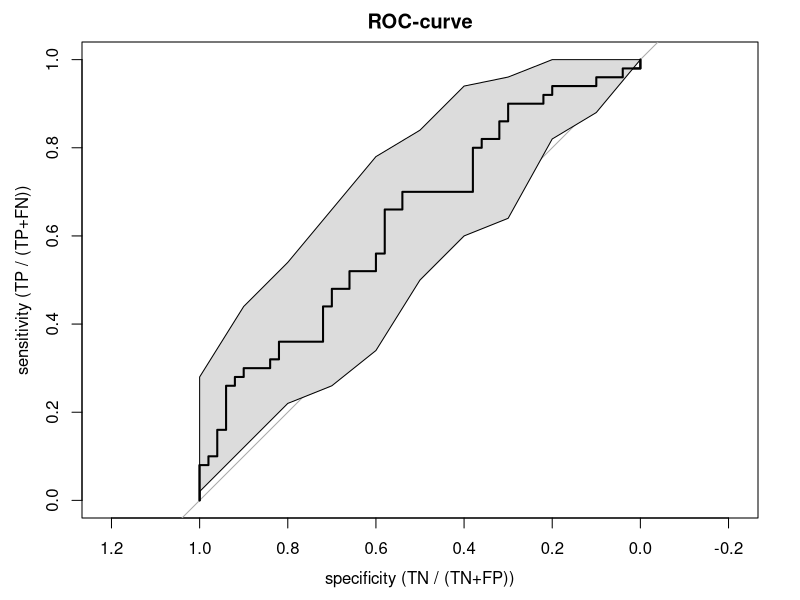

The R source for this figure:
## ---- chunk 1
wants <- c("coin", "mvtnorm", "polycor", "pROC", "rms")
has   <- wants %in% rownames(installed.packages())
if(any(!has)) install.packages(wants[!has])
## ---- chunk 2
set.seed(123)
library(mvtnorm)
N     <- 100
Sigma <- matrix(c(4,2,-3, 2,16,-1, -3,-1,9), byrow=TRUE, ncol=3)
mu    <- c(-3, 2, 4)
Xdf   <- data.frame(rmvnorm(n=N, mean=mu, sigma=Sigma))
## ---- chunk 3
lOrd   <- lapply(Xdf, function(x) {
                 cut(x, breaks=quantile(x), include.lowest=TRUE,
                     ordered=TRUE, labels=LETTERS[1:4]) })
dfOrd  <- data.frame(lOrd)
matOrd <- data.matrix(dfOrd)
## ---- chunk 4
cTab <- xtabs(~ X1 + X3, data=dfOrd)
addmargins(cTab)
library(coin)
lbl_test(cTab, distribution=approximate(nresample=9999))
## ---- chunk 5
library(polycor)
polychor(dfOrd$X1, dfOrd$X2, ML=TRUE)
## ---- chunk 6
polychor(cTab, ML=TRUE)
## ---- chunk 7
library(polycor)
polyserial(Xdf$X2, dfOrd$X3)
## ---- chunk 8
library(polycor)
Xdf2   <- rmvnorm(n=N, mean=mu, sigma=Sigma)
dfBoth <- cbind(Xdf2, dfOrd)
hetcor(dfBoth, ML=TRUE)
## ---- chunk 9
N   <- 100
x   <- rnorm(N)
y   <- x + rnorm(N, 0, 2)
yDi <- ifelse(y <= median(y), 0, 1)
## ---- chunk 10
library(rms)
lrm(yDi ~ x)$stats
## ---- chunk 11
library(pROC)
(rocRes <- roc(yDi ~ x, plot=TRUE, ci=TRUE, main="ROC-curve",
               xlab="specificity (TN / (TN+FP))", ylab="sensitivity (TP / (TP+FN))"))
rocCI <- ci.se(rocRes)
plot(rocCI, type="shape")
## ---- chunk 12
try(detach(package:coin))
try(detach(package:rms))
try(detach(package:Hmisc))
try(detach(package:lattice))
try(detach(package:Formula))
try(detach(package:survival))
try(detach(package:ggplot2))
try(detach(package:pROC))
try(detach(package:polycor))
try(detach(package:mvtnorm))
